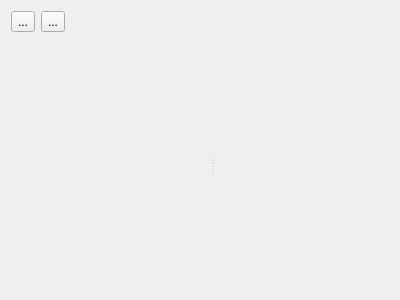
<?xml version="1.0" encoding="UTF-8"?>
<ui version="4.0">
 <class>EnhancedRelationEditorWidgetBase</class>
 <widget class="QWidget" name="EnhancedRelationEditorWidgetBase">
  <property name="geometry">
   <rect>
    <x>0</x>
    <y>0</y>
    <width>400</width>
    <height>300</height>
   </rect>
  </property>
  <property name="windowTitle">
   <string>Form</string>
  </property>
  <layout class="QGridLayout" name="gridLayout">
   <item row="2" column="0">
    <widget class="QSplitter" name="splitter">
     <property name="orientation">
      <enum>Qt::Horizontal</enum>
     </property>
     <property name="childrenCollapsible">
      <bool>true</bool>
     </property>
     <widget class="QWidget" name="mListView" native="true">
      <property name="minimumSize">
       <size>
        <width>200</width>
        <height>0</height>
       </size>
      </property>
     </widget>
     <widget class="QWidget" name="mAttributeFormView" native="true">
      <property name="sizePolicy">
       <sizepolicy hsizetype="Expanding" vsizetype="Expanding">
        <horstretch>1</horstretch>
        <verstretch>0</verstretch>
       </sizepolicy>
      </property>
      <layout class="QGridLayout" name="gridLayout_2">
       <property name="leftMargin">
        <number>0</number>
       </property>
       <property name="topMargin">
        <number>0</number>
       </property>
       <property name="rightMargin">
        <number>0</number>
       </property>
       <property name="bottomMargin">
        <number>0</number>
       </property>
      </layout>
     </widget>
    </widget>
   </item>
   <item row="1" column="0">
    <layout class="QHBoxLayout" name="horizontalLayout">
     <item>
      <widget class="QToolButton" name="addFeatureToolButton">
       <property name="text">
        <string>...</string>
       </property>
      </widget>
     </item>
     <item>
      <widget class="QToolButton" name="deleteFeatureToolButton">
       <property name="text">
        <string>...</string>
       </property>
      </widget>
     </item>
     <item>
      <spacer name="horizontalSpacer">
       <property name="orientation">
        <enum>Qt::Horizontal</enum>
       </property>
       <property name="sizeHint" stdset="0">
        <size>
         <width>40</width>
         <height>20</height>
        </size>
       </property>
      </spacer>
     </item>
    </layout>
   </item>
  </layout>
 </widget>
 <resources/>
 <connections/>
</ui>
